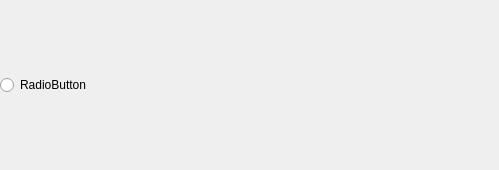
<?xml version="1.0" encoding="UTF-8"?>
<ui version="4.0">
 <class>Form</class>
 <widget class="QWidget" name="Form">
  <property name="geometry">
   <rect>
    <x>0</x>
    <y>0</y>
    <width>499</width>
    <height>170</height>
   </rect>
  </property>
  <property name="windowTitle">
   <string>Form</string>
  </property>
  <widget class="QWidget" name="horizontalLayoutWidget">
   <property name="geometry">
    <rect>
     <x>0</x>
     <y>0</y>
     <width>501</width>
     <height>171</height>
    </rect>
   </property>
   <layout class="QHBoxLayout" name="plotterLayout">
    <property name="sizeConstraint">
     <enum>QLayout::SetNoConstraint</enum>
    </property>
    <item>
     <widget class="QRadioButton" name="radioButton">
      <property name="text">
       <string>RadioButton</string>
      </property>
     </widget>
    </item>
   </layout>
  </widget>
 </widget>
 <resources/>
 <connections/>
</ui>
